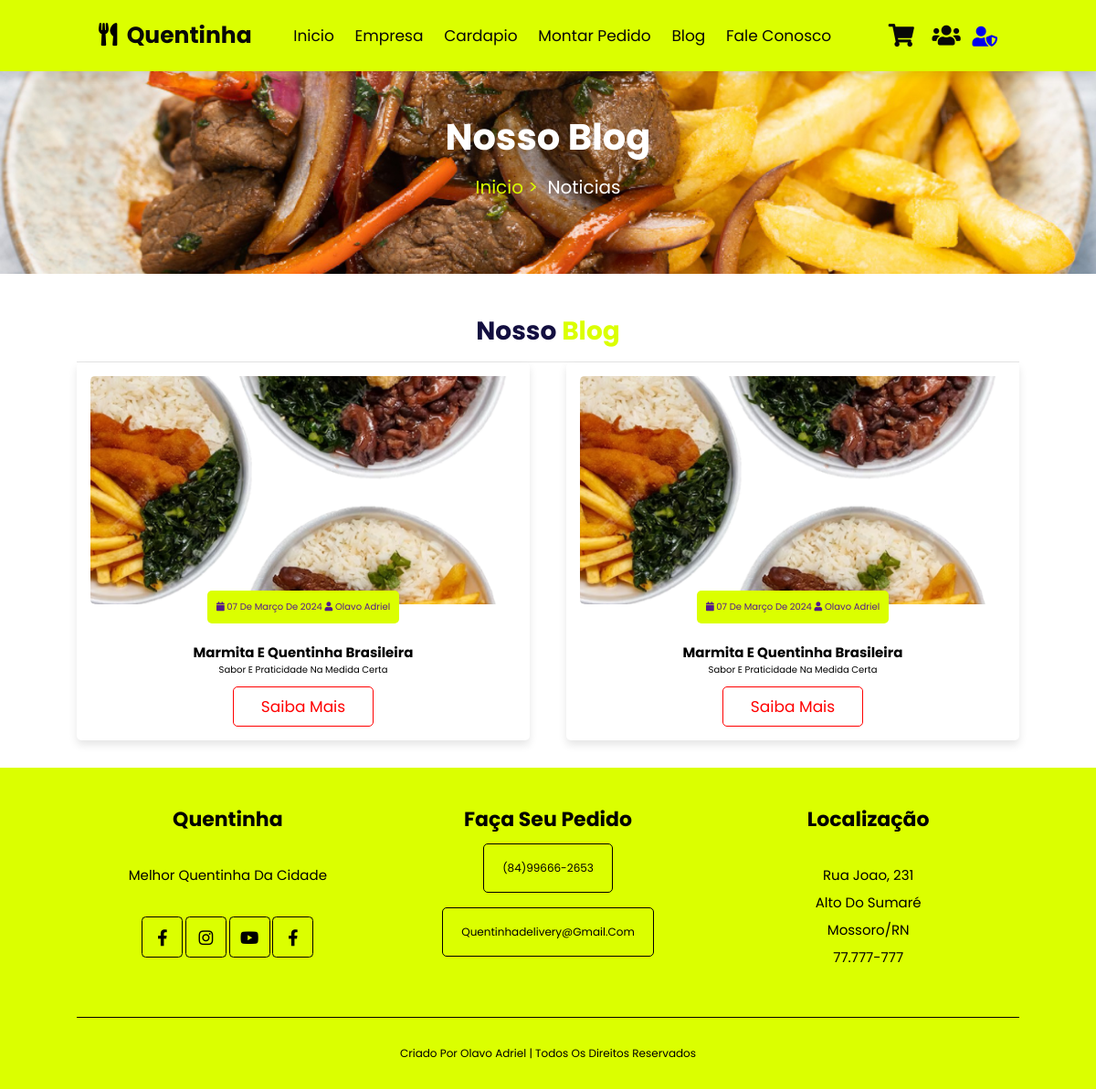
Before: /blog/ with the older database file.
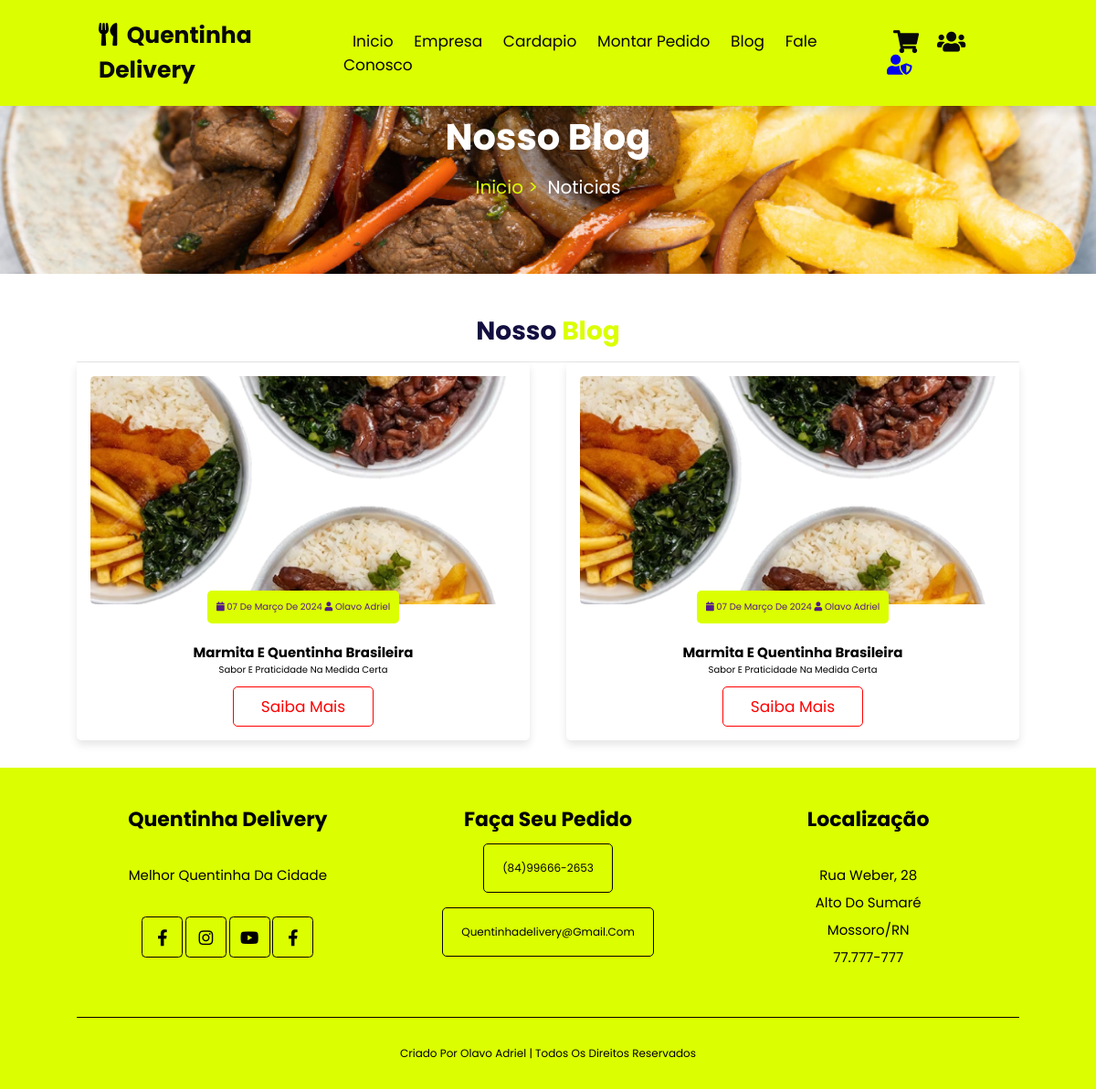
After: the same page with the newer database file.
### qdelivery/models.py (models this page shows, shortened)
class Dados(models.Model):
    logo = RichTextUploadingField()
    icone = RichTextUploadingField()
    nome = models.CharField(max_length=255)
    subtitulo = RichTextField(blank=True, null=True)
    frete = models.DecimalField(max_digits=10, decimal_places=2)
    cnpj = models.CharField(max_length=100)
    descricao = RichTextField()
    fone = models.CharField(max_length=70, blank=True, null=True)
    whatsapp = models.CharField(max_length=70)
    email = models.CharField(max_length=255)
    endereco = models.CharField(max_length=255, blank=True, null=True)
    numero = models.IntegerField(blank=True, null=True)
    bairro = models.CharField(max_length=255)
    estado = models.ForeignKey(Estado, on_delete=models.CASCADE)
    cidade = models.ForeignKey(Cidade, on_delete=models.CASCADE)
    cep = models.CharField(max_length=100)
    senha_email = models.CharField(max_length=255)
    usuario = models.ForeignKey(User, on_delete=models.CASCADE)
    ultima_atualizacao = models.DateTimeField(auto_now=True)
    tipo = models.CharField(max_length=70, blank=True, null=True)
    class Meta:
        verbose_name = "Dado"
        verbose_name_plural = "Dados"
    def formatar_wtt(self):
        if self.whatsapp:
            numero = self.whatsapp.replace(" ", "").replace("-", "").replace("(", "").replace(")", "")
            if len(numero) == 10:  # Ex: 8499666265
                return f"55{numero[:2]}{numero[2:]}"
            elif len(numero) == 11:  # Ex: 84996626265
                return f"55{numero[:2]}{numero[2:]}"
            else:
                return numero
        return ""

class Cidade(models.Model):
    estado = models.ForeignKey(Estado, on_delete=models.CASCADE, related_name='cidades', null=True, blank=True)
    nome = models.CharField(max_length=75, blank=True, null=True)
    uf = models.CharField(max_length=5, blank=True, null=True)

### qdelivery/views.py (the view)
# urls.py: 2. Add a URL to urlpatterns:  path('blog/', include('blog.urls'))
def blog(request):
    dados = get_object_or_404(Dados, id=1)
    return render(request, "blog.html", {'dados': dados})

### qdelivery/templates/blog.html
{% extends "base.html" %}
{% load static %}
{% block content %}
<div class="topo-pagina">
    <h1>Nosso blog</h1>
    <p><a href="/" title="Montar pedido">Inicio ></a> Noticias </p>
</div>
<section class="blogs">
    <h1 class="titulo">Nosso <span>blog</span></h1>
    <div class="box-container">
            <div class="box">
                <img src="{% static '/img/blog/2.png' %}" alt="">
                <div class="icons">
                    <a href="" title="">
                        <i class="fas fa-calendar"></i> 07 de março de 2024
                    </a>
                    <a href="" title="">
                        <i class="fas fa-user"></i> Olavo Adriel
                    </a>
                </div>
                <h1>Marmita e Quentinha Brasileira</h1>
                <p> Sabor e Praticidade na Medida Certa</p>
                <a href="" class="btn">Saiba mais</a>
            </div>
            <div class="box">
                <img src="{% static '/img/blog/2.png' %}" alt="">
                <div class="icons">
                    <a href="" title="">
                        <i class="fas fa-calendar"></i> 07 de março de 2024
                    </a>
                    <a href="" title="">
                        <i class="fas fa-user"></i> Olavo Adriel
                    </a>
                </div>
                <h1>Marmita e Quentinha Brasileira</h1>
                <p> Sabor e Praticidade na Medida Certa</p>
                <a href="" class="btn">Saiba mais</a>
            </div>
    </div>
</section>
{% endblock %}

### qdelivery/templates/base.html (shortened to what this page needs)
{% load static %}
<!DOCTYPE html>
<html lang="pt-br">
<head>
    <link rel="stylesheet" href="https://cdnjs.cloudflare.com/ajax/libs/font-awesome/5.15.4/css/all.min.css">
    <link rel="stylesheet" href="https://cdn.jsdelivr.net/npm/swiper@10/swiper-bundle.min.css" />
    <link rel="stylesheet" href="{% static 'css/style.css' %}">
</head>
<body>
<header class="topo-site">
    <a href="" class="logo">
        <i class="fa fa-utensils"></i>
       {{dados.nome}}
    </a>
    <nav class="menu-site">
        <a href="/">Inicio</a>
        <a href="/empresa">Empresa</a>
        <a href="/cardapio">Cardapio</a>
        <a href="">Montar pedido</a>
        <a href="/blog">Blog</a>
        <a href="/contatos">Fale conosco</a>
    </nav>
    <div class="icons">
        <div id="cart" class="fa fa-shopping-cart"></div>
        <div id="login" class="fa fa-users"></div>
        <a href="/admin" class="fa fa-user-shield admin-icon" title="Admin"></a>
    </div>
</header>
<main>
    {% block content %}
    {% endblock %}
</main>
<section class="rodape">
    <div class="box-container">
        <div class="box">
            <h3>{{dados.nome}}</h3>
            <p>Melhor quentinha da cidade</p>
            <div class="rede-sociais">
                <a href="" class="fab fa-facebook-f"></a>
                <a href="//www.instagram.com/quentinhadelivery0" class="fab fa-instagram"></a>
                <a href="" class="fab fa-youtube"></a>
                <a href="" class="fab fa-facebook-f"></a>
            </div>
        </div>
        <div class="box">
            <h3>Faça seu pedido</h3>
            <a class="link" title="WhatsApp" href="//api.whatsapp.com/send/?phone={{dados.formatar_wtt}}&text=Olá gostaria+de+fazer+um+pedido%21&type=phone_number&app_absent=0">{{ dados.fone}} </a><br><br>
            <a class="link" href="mailto:quentinhadelivery@gmail.com" title="quentinhadelivery@gmail.com">quentinhadelivery@gmail.com</a>
        </div>
        <div class="box">
            <h3>Localização</h3>
            <p>
                {{dados.endereco}}, {{dados.numero}} <br>
               {{ dados.bairro}} <br>
                {{dados.cidade.nome}}/{{dados.cidade.uf}} <br>
                {{ dados.cep}}
            </p>
        </div>
    </div>
    <div class="direitos">
        Criado por <span> Olavo Adriel </span> | Todos os direitos reservados
    </div>
</section>
</body>
</html>

Changed rows visible on the page:
changed Dados "Alto Do Sumaré": nome "Quentinha" → "Quentinha Delivery"; endereco "Rua Joao" → "Rua Weber"; numero "231" → "28"
